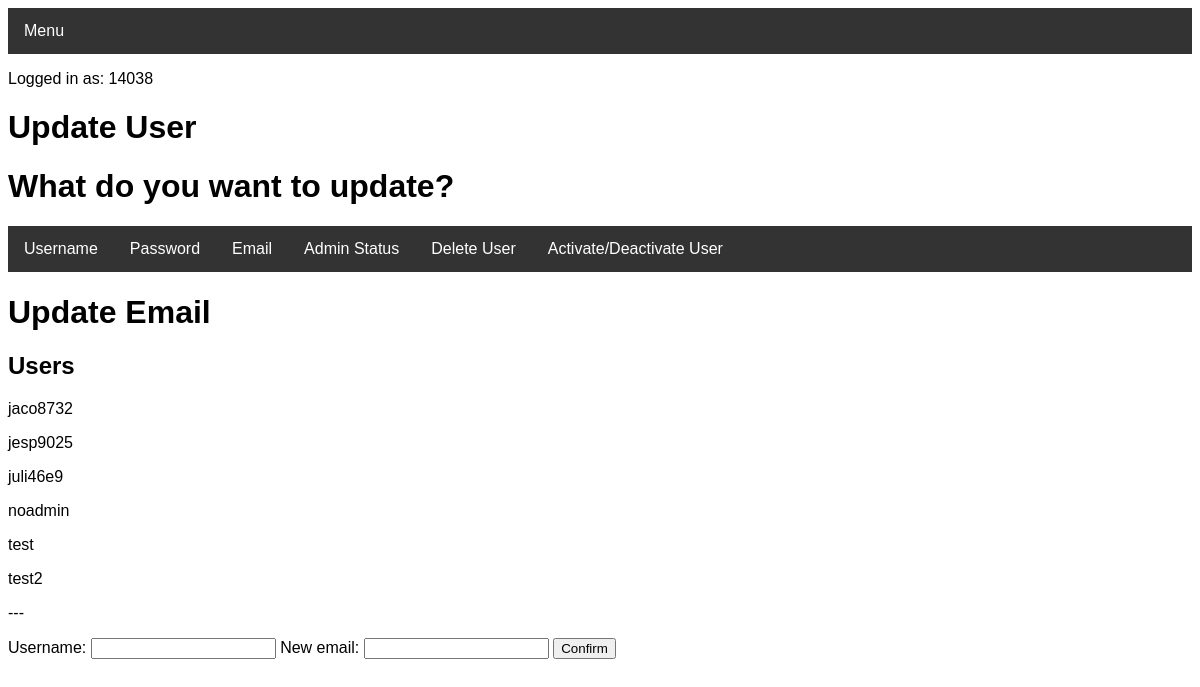
Page /updateemail (signed in) on the earlier database version.
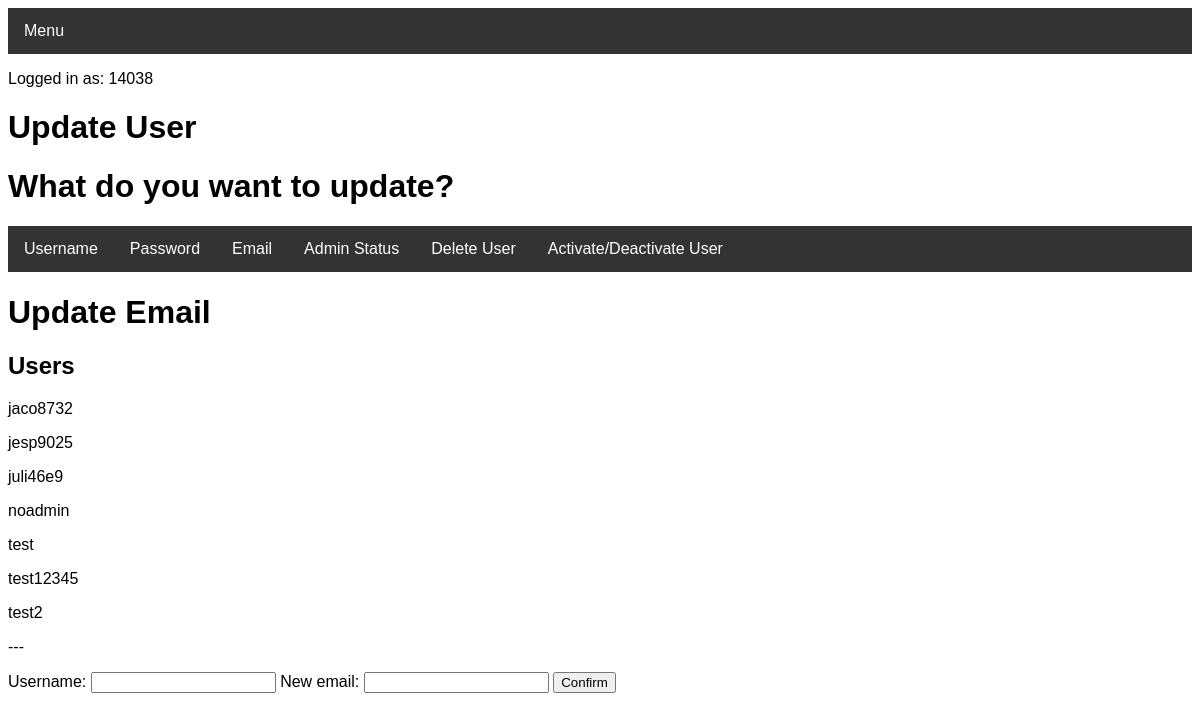
Same page on the later database version.
### tables this page shows
CREATE TABLE User (user_id INTEGER PRIMARY KEY UNIQUE, user_username STRING NOT NULL UNIQUE, user_password STRING NOT NULL, user_email STRING UNIQUE, user_is_admin BOOLEAN NOT NULL, user_account_is_active BOOLEAN NOT NULL);

### routes.py (the view)
@app.route("/updateemail", methods=['GET', 'POST'])
def updateemail():
    if "name" not in session:
        return redirect(url_for("login"))
    if user.checkIfAdmin(session['name']) == False:
        return redirect(url_for("denied"))
    lst = user.readUsername()
    try:
        if request.method == 'POST':
            username=request.form['Username']
            email=request.form['email']
            if user.checkUserExist(username):
                user.updateUserAnything("UPDATE User SET user_email = '{}' WHERE user_username = '{}'".format(email, username))
                updateUserData.createUpdateUserData(session['name'], username, "Changed email to {}".format(email))
                flash("Success: User Email has been updated")
                return redirect(url_for("welcome"))
            else:
                flash("Error: Couldn't find username in database")
    except (TypeError, ValueError) as e:
        return e
    return render_template("updateemail.html", data=lst, username=session['name'])

### Project.py (called while the page is built)
    def checkIfAdmin(self, username):
        try:
            c = self.conn.cursor()
            c.execute("SELECT user_is_admin FROM User WHERE user_username = '{}'".format(username))
            lst = c.fetchall()
            toList = functools.reduce(operator.add, (lst))
            for item in toList:
                if item == "True":
                    return True
            return False
        except TypeError:
            pass

    def readUsername(self):
        c = self.conn.cursor()
        c.execute("SELECT user_username FROM User")
        lst = c.fetchall()
        c.close()
        return lst

### templates/updateemail.html (shortened to what this page needs)
<!DOCTYPE html>
<head>
<link rel="stylesheet" href="../static/theme.css">
<link rel="stylesheet" type="text/css" href="../static/barstyle.css" title="style"/>
<link rel="stylesheet" type="text/css" href="../static/errorstyle.css" title="style"/>
</head>
<body>
<div class="navbar">
  <div class="dropdown">
    <button class="dropbtn">Menu
      <i class="fa fa-caret-down"></i>
    </button>
  </div>
</div>
</body>
<p>Logged in as: {{ username }}</p>
<h1>Update User</h1>
<div class="container">
    <h1>What do you want to update?</h1>
<div class="navbar">
    <a href="updateusername">Username</a>
    <a href="updatepassword">Password</a>
    <a href="updateemail">Email</a>
    <a href="updateadminstatus">Admin Status</a>
    <a href="deleteuser">Delete User</a>
    <a href="updateuseractivestatus">Activate/Deactivate User</a>
</div>
</div>
<div class="container">
    <h1>Update Email</h1>
    <h2>Users</h2>
    <body>
       {%for value in data%}
        <p>{{value | replace("(", "") | replace(")", "") | replace(":", "=") | replace("'", "") | replace("=,", ":") | replace(",", "")}}</p>
       {%endfor%}
      </body>
</div>
<div class="container">
    <form action="" method="post" role="form">
    <p>---</p>
    <label for="Username">Username:</label>
    <input type="text" class="form-control" id="Username" name="Username" required>
    <label for="email">New email:</label>
    <input type="email" class="form-control" id="email" name="email" required>
    <button type="submit" class="btn btn-success">Confirm</button>
    </form>
</div>

Differences in the rows shown:
added User: user_username "test12345"
